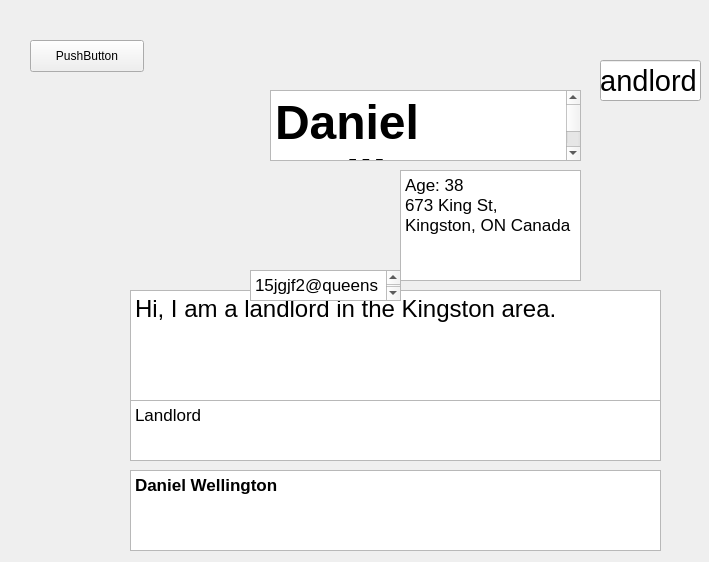
<?xml version="1.0" encoding="UTF-8"?>
<ui version="4.0">
 <class>ProfileForm</class>
 <widget class="QWidget" name="ProfileForm">
  <property name="geometry">
   <rect>
    <x>0</x>
    <y>0</y>
    <width>709</width>
    <height>562</height>
   </rect>
  </property>
  <property name="windowTitle">
   <string>Form</string>
  </property>
  <widget class="QLineEdit" name="landlord">
   <property name="geometry">
    <rect>
     <x>600</x>
     <y>60</y>
     <width>101</width>
     <height>41</height>
    </rect>
   </property>
   <property name="font">
    <font>
     <pointsize>22</pointsize>
    </font>
   </property>
   <property name="text">
    <string>Landlord</string>
   </property>
  </widget>
  <widget class="QTextEdit" name="contact">
   <property name="geometry">
    <rect>
     <x>130</x>
     <y>470</y>
     <width>531</width>
     <height>81</height>
    </rect>
   </property>
   <property name="html">
    <string>&lt;!DOCTYPE HTML PUBLIC &quot;-//W3C//DTD HTML 4.0//EN&quot; &quot;http://www.w3.org/TR/REC-html40/strict.dtd&quot;&gt;
&lt;html&gt;&lt;head&gt;&lt;meta name=&quot;qrichtext&quot; content=&quot;1&quot; /&gt;&lt;style type=&quot;text/css&quot;&gt;
p, li { white-space: pre-wrap; }
&lt;/style&gt;&lt;/head&gt;&lt;body style=&quot; font-family:'.SF NS Text'; font-size:13pt; font-weight:400; font-style:normal;&quot;&gt;
&lt;p style=&quot; margin-top:0px; margin-bottom:0px; margin-left:0px; margin-right:0px; -qt-block-indent:0; text-indent:0px;&quot;&gt;&lt;span style=&quot; font-weight:600;&quot;&gt;Daniel Wellington&lt;/span&gt;&lt;/p&gt;&lt;/body&gt;&lt;/html&gt;</string>
   </property>
  </widget>
  <widget class="QTextEdit" name="properties">
   <property name="geometry">
    <rect>
     <x>130</x>
     <y>400</y>
     <width>531</width>
     <height>61</height>
    </rect>
   </property>
   <property name="html">
    <string>&lt;!DOCTYPE HTML PUBLIC &quot;-//W3C//DTD HTML 4.0//EN&quot; &quot;http://www.w3.org/TR/REC-html40/strict.dtd&quot;&gt;
&lt;html&gt;&lt;head&gt;&lt;meta name=&quot;qrichtext&quot; content=&quot;1&quot; /&gt;&lt;style type=&quot;text/css&quot;&gt;
p, li { white-space: pre-wrap; }
&lt;/style&gt;&lt;/head&gt;&lt;body style=&quot; font-family:'.SF NS Text'; font-size:13pt; font-weight:400; font-style:normal;&quot;&gt;
&lt;p style=&quot; margin-top:0px; margin-bottom:0px; margin-left:0px; margin-right:0px; -qt-block-indent:0; text-indent:0px;&quot;&gt;Landlord&lt;/p&gt;&lt;/body&gt;&lt;/html&gt;</string>
   </property>
  </widget>
  <widget class="QTextEdit" name="name">
   <property name="geometry">
    <rect>
     <x>270</x>
     <y>90</y>
     <width>311</width>
     <height>71</height>
    </rect>
   </property>
   <property name="html">
    <string>&lt;!DOCTYPE HTML PUBLIC &quot;-//W3C//DTD HTML 4.0//EN&quot; &quot;http://www.w3.org/TR/REC-html40/strict.dtd&quot;&gt;
&lt;html&gt;&lt;head&gt;&lt;meta name=&quot;qrichtext&quot; content=&quot;1&quot; /&gt;&lt;style type=&quot;text/css&quot;&gt;
p, li { white-space: pre-wrap; }
&lt;/style&gt;&lt;/head&gt;&lt;body style=&quot; font-family:'.SF NS Text'; font-size:13pt; font-weight:400; font-style:normal;&quot;&gt;
&lt;p style=&quot; margin-top:0px; margin-bottom:0px; margin-left:0px; margin-right:0px; -qt-block-indent:0; text-indent:0px;&quot;&gt;&lt;span style=&quot; font-size:36pt; font-weight:600;&quot;&gt;Daniel Wellington&lt;/span&gt;&lt;/p&gt;&lt;/body&gt;&lt;/html&gt;</string>
   </property>
  </widget>
  <widget class="QTextEdit" name="description">
   <property name="geometry">
    <rect>
     <x>130</x>
     <y>290</y>
     <width>531</width>
     <height>111</height>
    </rect>
   </property>
   <property name="html">
    <string>&lt;!DOCTYPE HTML PUBLIC &quot;-//W3C//DTD HTML 4.0//EN&quot; &quot;http://www.w3.org/TR/REC-html40/strict.dtd&quot;&gt;
&lt;html&gt;&lt;head&gt;&lt;meta name=&quot;qrichtext&quot; content=&quot;1&quot; /&gt;&lt;style type=&quot;text/css&quot;&gt;
p, li { white-space: pre-wrap; }
&lt;/style&gt;&lt;/head&gt;&lt;body style=&quot; font-family:'.SF NS Text'; font-size:13pt; font-weight:400; font-style:normal;&quot;&gt;
&lt;p style=&quot; margin-top:0px; margin-bottom:0px; margin-left:0px; margin-right:0px; -qt-block-indent:0; text-indent:0px;&quot;&gt;&lt;span style=&quot; font-size:18pt;&quot;&gt;Hi, I am a landlord in the Kingston area.&lt;/span&gt;&lt;/p&gt;&lt;/body&gt;&lt;/html&gt;</string>
   </property>
  </widget>
  <widget class="QTextEdit" name="txtEmail">
   <property name="geometry">
    <rect>
     <x>250</x>
     <y>270</y>
     <width>151</width>
     <height>31</height>
    </rect>
   </property>
   <property name="html">
    <string>&lt;!DOCTYPE HTML PUBLIC &quot;-//W3C//DTD HTML 4.0//EN&quot; &quot;http://www.w3.org/TR/REC-html40/strict.dtd&quot;&gt;
&lt;html&gt;&lt;head&gt;&lt;meta name=&quot;qrichtext&quot; content=&quot;1&quot; /&gt;&lt;style type=&quot;text/css&quot;&gt;
p, li { white-space: pre-wrap; }
&lt;/style&gt;&lt;/head&gt;&lt;body style=&quot; font-family:'.SF NS Text'; font-size:13pt; font-weight:400; font-style:normal;&quot;&gt;
&lt;p style=&quot; margin-top:0px; margin-bottom:0px; margin-left:0px; margin-right:0px; -qt-block-indent:0; text-indent:0px;&quot;&gt;15jgjf2@queensu.ca&lt;/p&gt;
&lt;p style=&quot;-qt-paragraph-type:empty; margin-top:0px; margin-bottom:0px; margin-left:0px; margin-right:0px; -qt-block-indent:0; text-indent:0px;&quot;&gt;&lt;br /&gt;&lt;/p&gt;&lt;/body&gt;&lt;/html&gt;</string>
   </property>
  </widget>
  <widget class="QTextEdit" name="age">
   <property name="geometry">
    <rect>
     <x>400</x>
     <y>170</y>
     <width>181</width>
     <height>111</height>
    </rect>
   </property>
   <property name="html">
    <string>&lt;!DOCTYPE HTML PUBLIC &quot;-//W3C//DTD HTML 4.0//EN&quot; &quot;http://www.w3.org/TR/REC-html40/strict.dtd&quot;&gt;
&lt;html&gt;&lt;head&gt;&lt;meta name=&quot;qrichtext&quot; content=&quot;1&quot; /&gt;&lt;style type=&quot;text/css&quot;&gt;
p, li { white-space: pre-wrap; }
&lt;/style&gt;&lt;/head&gt;&lt;body style=&quot; font-family:'.SF NS Text'; font-size:13pt; font-weight:400; font-style:normal;&quot;&gt;
&lt;p style=&quot; margin-top:0px; margin-bottom:0px; margin-left:0px; margin-right:0px; -qt-block-indent:0; text-indent:0px;&quot;&gt;Age: 38&lt;/p&gt;
&lt;p style=&quot; margin-top:0px; margin-bottom:0px; margin-left:0px; margin-right:0px; -qt-block-indent:0; text-indent:0px;&quot;&gt;673 King St,&lt;/p&gt;
&lt;p style=&quot; margin-top:0px; margin-bottom:0px; margin-left:0px; margin-right:0px; -qt-block-indent:0; text-indent:0px;&quot;&gt;Kingston, ON Canada&lt;/p&gt;&lt;/body&gt;&lt;/html&gt;</string>
   </property>
  </widget>
  <widget class="QPushButton" name="refresh">
   <property name="geometry">
    <rect>
     <x>30</x>
     <y>40</y>
     <width>114</width>
     <height>32</height>
    </rect>
   </property>
   <property name="text">
    <string>PushButton</string>
   </property>
  </widget>
 </widget>
 <resources/>
 <connections/>
</ui>
